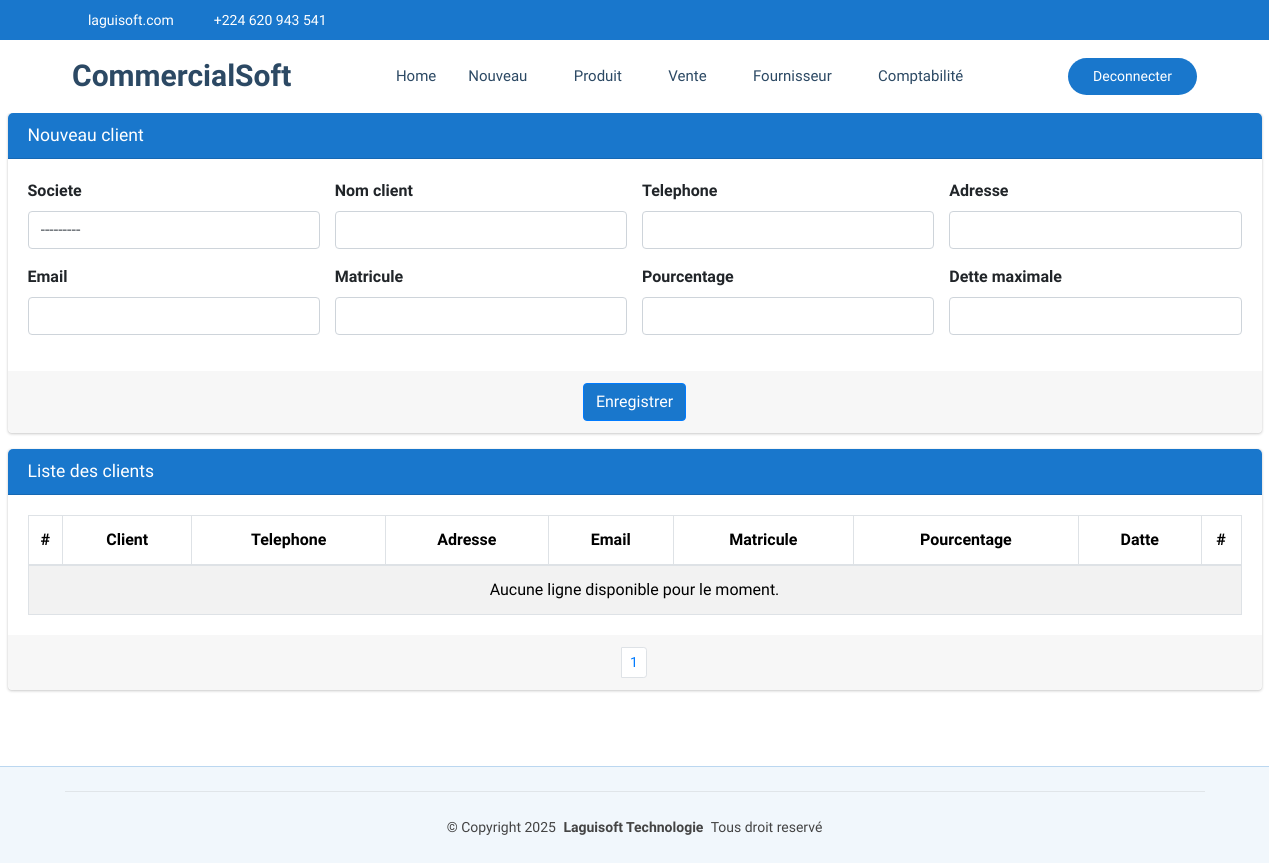
Page /commerce/commerce/client (signed in) on the earlier database version.
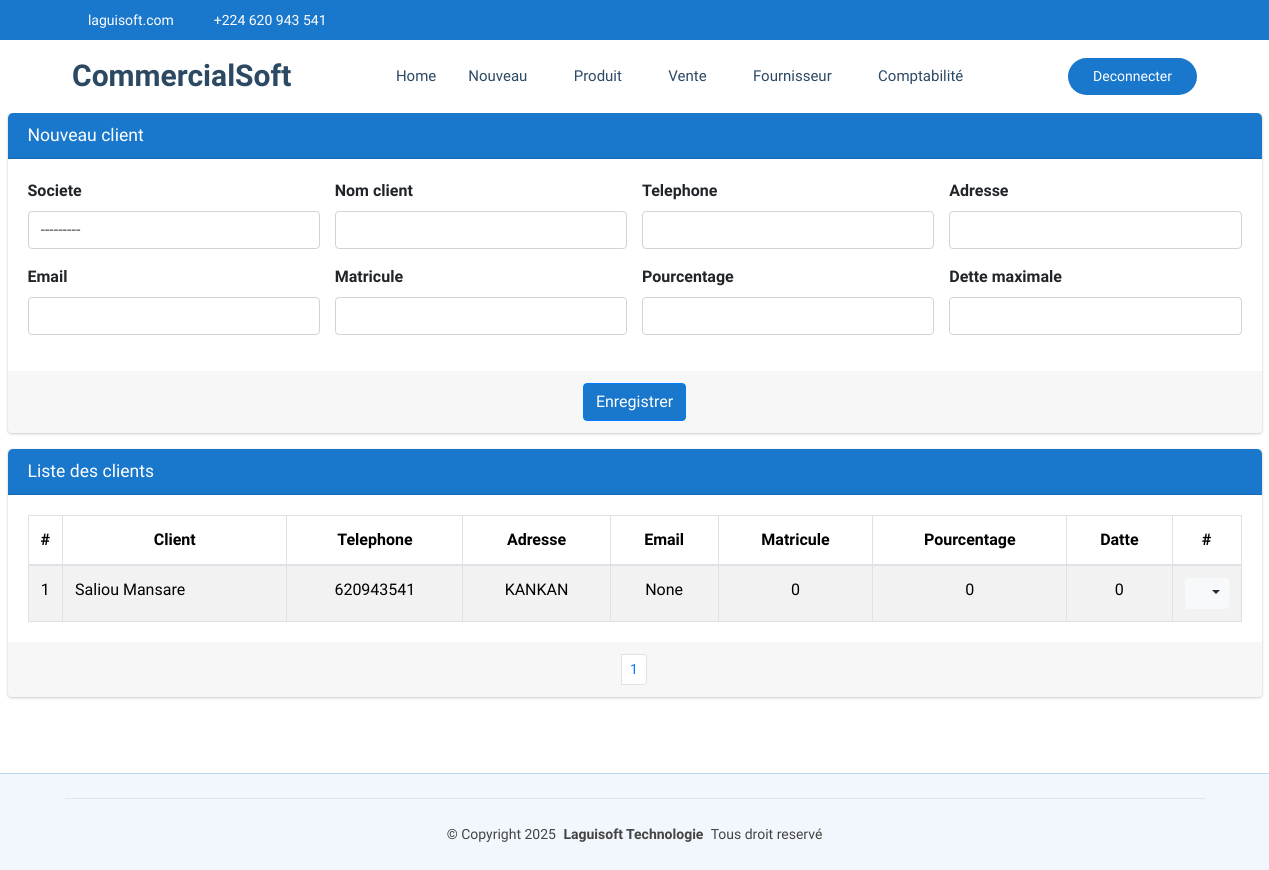
Same page on the later database version.
### CommercialSoft/models.py (models this page shows, shortened)
class Client(models.Model):
    societe=models.ForeignKey(Societe, on_delete=models.CASCADE, null=True)
    nom=models.CharField(max_length=70, unique=True)
    telephone=models.CharField(max_length=20,null=True,blank=True)
    adresse=models.CharField(max_length=30, null=True, blank=True)
    email=models.EmailField(max_length=50, null=True, blank=True)
    matricule=models.CharField(max_length=20,null=True, blank=True)
    pourcentage=models.PositiveSmallIntegerField()
    detteMaximale=models.PositiveBigIntegerField()

### CommercialSoft/views.py (the view)
# urls.py: path('commerce/client', views.client_list_create,name="commerce_client"),
@login_required
@user_passes_test(est_admin_ou_gestionnaire)
def client_list_create(request):
    if request.method == "POST":
        form = clientForm(request.POST)
        if form.is_valid():
            form.save()  # Sauvegarder après modification
            messages.success(request, "Client créée avec succès !")
            return redirect('commerce_client')
        else:
            messages.error(request, "Erreur lors de la création du client.")
    else:
        form = clientForm()
    client = Client.objects.all()
    paginator = Paginator(client, 15)
    page = request.GET.get('page')
    paginated_depense = paginator.get_page(page)
    return render(request, 'CommercialSoft/client.html', {'form': form,'listes': paginated_depense})

### CommercialSoft/forms.py
class clientForm(forms.ModelForm):
    class Meta:
        model = Client
        fields = ['societe', 'nom', 'telephone','adresse','email','matricule','pourcentage','detteMaximale']
        widgets = {
            'societe': forms.Select(attrs={'class': 'form-control select2bs4', "id":"idClient"}),
            'nom': forms.TextInput(attrs={'class': 'form-control'}),
            'telephone': forms.NumberInput(attrs={'class': 'form-control'}),
            'adresse': forms.TextInput(attrs={'class': 'form-control'}),
            'email': forms.EmailInput(attrs={'class': 'form-control'}),
            'matricule': forms.TextInput(attrs={'class': 'form-control'}),
            'pourcentage': forms.NumberInput(attrs={'class': 'form-control'}),
            'detteMaximale': forms.NumberInput(attrs={'class': 'form-control'}),
        }

### CommercialSoft/models.py (called while the page is built)
    def __str__(self):
        return self.nom

### CommercialSoft/views.py (called while the page is built)
def est_admin_ou_gestionnaire(user):
    return (
        user.groups.filter(name="Administrateur").exists()
        or user.groups.filter(name="Gestionnaire").exists()
    )

### CommercialSoft/templates/CommercialSoft/client.html (shortened to what the changed rows need)
{% extends "CommercialSoft/starter-page.html" %}
{% load static %}
{% block css %}
    <link rel="stylesheet" href="{% static 'autre/plugins/fontawesome-free/css/all.min.css' %}">
    <link rel="stylesheet" href="https://code.ionicframework.com/ionicons/2.0.1/css/ionicons.min.css">
  <link rel="stylesheet" href="{% static 'autre/plugins/sweetalert2-theme-bootstrap-4/bootstrap-4.min.css' %}">
    <link rel="stylesheet" href="{% static 'autre/dist/css/adminlte.min.css' %}">
    <link rel="stylesheet" href="{% static 'autre/plugins/toastr/toastr.min.css' %}">
    <link rel="stylesheet" href="{% static 'autre/plugins/select2-bootstrap4-theme/select2-bootstrap4.min.css' %}">
{% endblock %}
{% block corp %}
<section class="content pt-0">
  <div class="container-fluid">
    <div class="row">
      <div class="col-md-12">
        <div class="card card-primary">
            <div class="card-body">
              <table class="table table-bordered table-hover table-striped">
                <thead>
                  <tr>
                    <th style="width: 10px" class="text-center">#</th>
                    <th class="text-center">Client</th>
                    <th class="text-center">Telephone</th>
                    <th class="text-center">Adresse</th>
                    <th class="text-center">Email</th>
                    <th class="text-center">Matricule</th>
                    <th class="text-center">Pourcentage</th>
                    <th class="text-center">Datte</th>
                    <th style="width: 40px" class="text-center">#</th>
                  </tr>
                </thead>
                <tbody>
                  {% if listes %}
                    {% for liste in listes %}
                      <tr>
                        <td class="text-center">{{liste.id}}</td>
                        <td>{{liste.nom}}</td>
                        <td class="text-center">{{liste.telephone}}</td>
                        <td class="text-center">{{liste.adresse}}</td>
                        <td class="text-center">{{liste.email}}</td>
                        <td class="text-center">{{liste.matricule}}</td>
                        <td class="text-center">{{liste.pourcentage}}</td>
                        <td class="text-center">{{liste.detteMaximale}}</td>
                        <td class="text-center">
                          <div class="btn-group">
                            <button type="button" class="btn btn-sm btn-light dropdown-toggle" data-toggle="dropdown" aria-expanded="false">
                              <i class="fas fa-cogs"></i>
                            </button>
                          </div>
                        </td>
                      </tr>
                    {% endfor %}
                  {% else %}
                    <tr>
                      <td colspan="14" class="text-center">Aucune ligne disponible pour le moment.</td>
                    </tr>
                  {% endif %}
                </tbody>
              </table>
            </div>
            <div class="card-footer clearfix">
              <ul class="pagination pagination-sm m-0 justify-content-center">
                <li class="page-item">
                  {% for num in listes.paginator.page_range %}
                    {% if listes.number == num %}
                      <li class="page-item"><a class="page-link" href="">{{ num }}</a></li>
                    {% else %}
                      <li class="page-item"><a class="page-link" href="?page={{ num }}">{{ num }}</a></li>
                    {% endif %}
                  {% endfor %}
              </ul>
            </div>
          </div>
      </div>
    </div>
  </div>
</section>
  {% endblock %}
  {% block js %}
    <link rel="stylesheet" href="{% static 'autre/plugins/select2/css/select2.min.css' %}">
    <link rel="stylesheet" href="{% static 'autre/plugins/select2-bootstrap4-theme/select2-bootstrap4.min.css' %}">
  {% endblock %}

Differences in the rows shown:
added Client: id "1", nom "Saliou Mansare", telephone "620943541", adresse "KANKAN", email "None", matricule "0", pourcentage "0", detteMaximale "0"
Other differences:
text no longer shown: "Aucune ligne disponible pour le moment."
